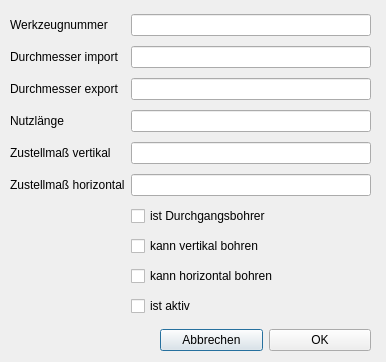
<?xml version="1.0" encoding="UTF-8"?>
<ui version="4.0">
 <class>Dialog_bohrer</class>
 <widget class="QDialog" name="Dialog_bohrer">
  <property name="geometry">
   <rect>
    <x>0</x>
    <y>0</y>
    <width>386</width>
    <height>362</height>
   </rect>
  </property>
  <property name="windowTitle">
   <string>Bohrer</string>
  </property>
  <property name="modal">
   <bool>true</bool>
  </property>
  <widget class="QWidget" name="layoutWidget">
   <property name="geometry">
    <rect>
     <x>10</x>
     <y>10</y>
     <width>361</width>
     <height>311</height>
    </rect>
   </property>
   <layout class="QGridLayout" name="gridLayout">
    <item row="9" column="1">
     <widget class="QCheckBox" name="checkBox_hori">
      <property name="text">
       <string>kann horizontal bohren</string>
      </property>
     </widget>
    </item>
    <item row="4" column="0">
     <widget class="QLabel" name="label_nutzlaenge">
      <property name="text">
       <string>&lt;html&gt;&lt;head/&gt;&lt;body&gt;&lt;p&gt;Nutzlänge&lt;/p&gt;&lt;/body&gt;&lt;/html&gt;</string>
      </property>
     </widget>
    </item>
    <item row="4" column="1">
     <widget class="QLineEdit" name="lineEdit_nutzlaenge"/>
    </item>
    <item row="0" column="1">
     <widget class="QLineEdit" name="lineEdit_nr"/>
    </item>
    <item row="0" column="0">
     <widget class="QLabel" name="label_nr">
      <property name="text">
       <string>Werkzeugnummer</string>
      </property>
     </widget>
    </item>
    <item row="7" column="1">
     <widget class="QCheckBox" name="checkBox_istdubo">
      <property name="text">
       <string>ist Durchgangsbohrer</string>
      </property>
     </widget>
    </item>
    <item row="11" column="1">
     <widget class="QCheckBox" name="checkBox_ist_aktiv">
      <property name="text">
       <string>ist aktiv</string>
      </property>
     </widget>
    </item>
    <item row="2" column="0">
     <widget class="QLabel" name="label_dm_real">
      <property name="text">
       <string>Durchmesser export</string>
      </property>
     </widget>
    </item>
    <item row="1" column="1">
     <widget class="QLineEdit" name="lineEdit_dm_cad"/>
    </item>
    <item row="2" column="1">
     <widget class="QLineEdit" name="lineEdit_dm_real"/>
    </item>
    <item row="5" column="1">
     <widget class="QLineEdit" name="lineEdit_zustmassvert"/>
    </item>
    <item row="1" column="0">
     <widget class="QLabel" name="label_dm_cad">
      <property name="text">
       <string>Durchmesser import</string>
      </property>
     </widget>
    </item>
    <item row="8" column="1">
     <widget class="QCheckBox" name="checkBox_verti">
      <property name="text">
       <string>kann vertikal bohren</string>
      </property>
     </widget>
    </item>
    <item row="6" column="1">
     <widget class="QLineEdit" name="lineEdit_zustmasshori"/>
    </item>
    <item row="6" column="0">
     <widget class="QLabel" name="label_zustmass">
      <property name="text">
       <string>Zustellmaß horizontal</string>
      </property>
     </widget>
    </item>
    <item row="5" column="0">
     <widget class="QLabel" name="label_zustmass_2">
      <property name="text">
       <string>Zustellmaß vertikal</string>
      </property>
     </widget>
    </item>
   </layout>
  </widget>
  <widget class="QWidget" name="layoutWidget">
   <property name="geometry">
    <rect>
     <x>160</x>
     <y>320</y>
     <width>211</width>
     <height>41</height>
    </rect>
   </property>
   <layout class="QHBoxLayout" name="horizontalLayout">
    <item>
     <widget class="QPushButton" name="pushButton_abbrechen">
      <property name="text">
       <string>Abbrechen</string>
      </property>
     </widget>
    </item>
    <item>
     <widget class="QPushButton" name="pushButton_ok">
      <property name="text">
       <string>OK</string>
      </property>
     </widget>
    </item>
   </layout>
  </widget>
 </widget>
 <tabstops>
  <tabstop>lineEdit_nr</tabstop>
  <tabstop>lineEdit_dm_cad</tabstop>
  <tabstop>lineEdit_dm_real</tabstop>
  <tabstop>lineEdit_nutzlaenge</tabstop>
  <tabstop>lineEdit_zustmassvert</tabstop>
  <tabstop>lineEdit_zustmasshori</tabstop>
  <tabstop>checkBox_istdubo</tabstop>
  <tabstop>checkBox_verti</tabstop>
  <tabstop>checkBox_hori</tabstop>
  <tabstop>checkBox_ist_aktiv</tabstop>
  <tabstop>pushButton_ok</tabstop>
  <tabstop>pushButton_abbrechen</tabstop>
 </tabstops>
 <resources/>
 <connections/>
</ui>
